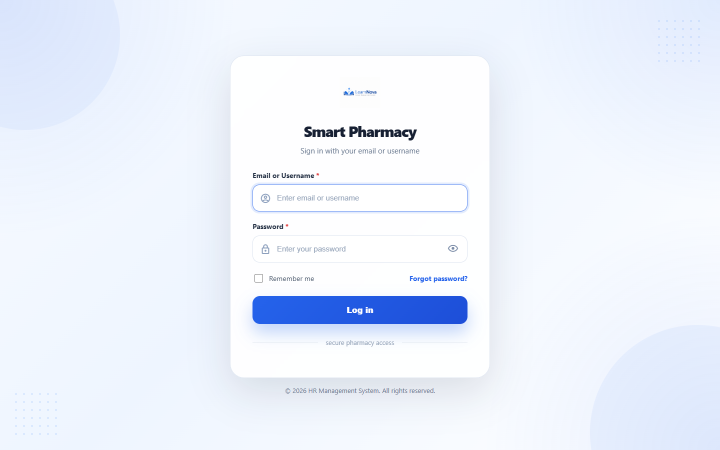
#> input picture deliverables/screenshots/raw/01-login.png, 1440 x 900 px (shown at 1/2 size); its folder holds only this picture in this run
$ python annotate_screenshots.py
#> lines starting #> are read from the running program, lines starting #| are printed output that depends on the picture
from __future__ import annotations

import math
import textwrap
from pathlib import Path

from PIL import Image, ImageDraw, ImageFont


ROOT = Path(__file__).resolve().parents[1]
RAW = ROOT / "screenshots" / "raw"
OUT = ROOT / "screenshots" / "annotated"
OUT.mkdir(parents=True, exist_ok=True)

FONT = Path(r"C:\Windows\Fonts\arial.ttf")
BOLD = Path(r"C:\Windows\Fonts\arialbd.ttf")


def font(size: int, bold: bool = False) -> ImageFont.FreeTypeFont:
    path = BOLD if bold and BOLD.exists() else FONT
    return ImageFont.truetype(str(path), size=size) if path.exists() else ImageFont.load_default()


def arrow(draw: ImageDraw.ImageDraw, start: tuple[int, int], end: tuple[int, int], color: str) -> None:
    draw.line([start, end], fill=color, width=5)
    angle = math.atan2(end[1] - start[1], end[0] - start[0])
    head_len = 18
    head_ang = math.pi / 7
    p1 = (
        end[0] - head_len * math.cos(angle - head_ang),
        end[1] - head_len * math.sin(angle - head_ang),
    )
    p2 = (
        end[0] - head_len * math.cos(angle + head_ang),
        end[1] - head_len * math.sin(angle + head_ang),
    )
    draw.polygon([end, p1, p2], fill=color)


def label(
    base: Image.Image,
    text: str,
    box_xy: tuple[int, int],
    target: tuple[int, int],
    color: str = "#2563EB",
    max_width: int = 290,
) -> None:
    overlay = Image.new("RGBA", base.size, (255, 255, 255, 0))
    draw = ImageDraw.Draw(overlay)
    title_font = font(20, True)
    body_font = font(16)

    words = text.split(":", 1)
    title = words[0].strip()
    body = words[1].strip() if len(words) > 1 else ""
    lines = [title]
    if body:
        lines += textwrap.wrap(body, width=34)

    line_heights = [title_font.getbbox(lines[0])[3] - title_font.getbbox(lines[0])[1] + 4]
    for line in lines[1:]:
        bbox = body_font.getbbox(line)
        line_heights.append(bbox[3] - bbox[1] + 4)

    box_w = max_width
    box_h = 22 + sum(line_heights) + 18
    x, y = box_xy

    draw.rounded_rectangle(
        [x + 5, y + 7, x + box_w + 5, y + box_h + 7],
        radius=18,
        fill=(15, 23, 42, 38),
    )
    draw.rounded_rectangle(
        [x, y, x + box_w, y + box_h],
        radius=18,
        fill=(255, 255, 255, 236),
        outline=color,
        width=3,
    )

    draw.ellipse([x + 17, y + 17, x + 35, y + 35], fill=color)
    draw.text((x + 48, y + 14), title, font=title_font, fill="#0F172A")
    yy = y + 43
    for line in lines[1:]:
        draw.text((x + 22, yy), line, font=body_font, fill="#334155")
        yy += 22

    start = (x + box_w // 2, y + box_h)
    if target[1] < y:
        start = (x + box_w // 2, y)
    elif target[0] < x:
        start = (x, y + box_h // 2)
    elif target[0] > x + box_w:
        start = (x + box_w, y + box_h // 2)

    arrow(draw, start, target, color)
    base.alpha_composite(overlay)


module_callouts = {
    "01-login": [
        ("Secure access: Users sign in with email or username.", (930, 135), (820, 365), "#2563EB"),
        ("Authentication: Password field protects role-based access.", (120, 640), (720, 485), "#14B8A6"),
    ],
    "02-dashboard": [
        ("Business overview: Revenue, profit, activity, and top products are visible immediately.", (810, 118), (620, 455), "#2563EB"),
        ("Filters: Branch and date controls refine executive performance views.", (585, 675), (530, 293), "#F97316"),
    ],
    "03-smart-pos": [
        ("Fast product search: Cashier finds medicine by name, code, category, or barcode.", (90, 610), (255, 158), "#2563EB"),
        ("Current sale: Cart, discount, payment method, and checkout stay on one screen.", (940, 605), (1215, 492), "#14B8A6"),
    ],
    "04-pharmacy-setup": [
        ("Profile and branches: Maintain pharmacy identity, main branch, and branch details.", (780, 120), (915, 330), "#2563EB"),
        ("Settings: Currency, expiry warnings, receipt footer, and selling rules are configured here.", (150, 640), (640, 525), "#F97316"),
    ],
    "05-product-setup": [
        ("Product catalog: Products, types, categories, units, structures, and prices live together.", (780, 118), (665, 270), "#2563EB"),
        ("Action controls: Import, export, or add a new product from the same workspace.", (130, 655), (1250, 153), "#14B8A6"),
    ],
    "06-suppliers": [
        ("Supplier records: Supplier contacts and active status support controlled purchasing.", (790, 120), (610, 590), "#2563EB"),
        ("Management action: Add or update suppliers before purchase receiving.", (130, 650), (1230, 155), "#F97316"),
    ],
    "07-purchases": [
        ("Purchase receiving: Create purchase orders and receive stock into inventory batches.", (780, 110), (680, 525), "#2563EB"),
        ("Traceability: Supplier, branch, status, cost, and item data remain auditable.", (120, 645), (900, 595), "#14B8A6"),
    ],
    "08-inventory": [
        ("Batch stock control: Inventory is tracked by branch, batch, expiry, quantity, and cost.", (760, 115), (865, 595), "#2563EB"),
        ("Risk filters: Low stock, expiring, expired, and blocked stock can be isolated quickly.", (120, 650), (540, 470), "#F97316"),
    ],
    "09-inventory-movements": [
        ("Movement history: Every stock increase, sale, return, adjustment, and transfer is traceable.", (750, 115), (810, 560), "#2563EB"),
        ("Audit view: Before and after balances show the effect of each transaction.", (100, 650), (1025, 590), "#14B8A6"),
    ],
    "10-inventory-alerts": [
        ("Alert center: Low stock, out-of-stock, expiring, and expired risks are centralized.", (755, 116), (635, 575), "#2563EB"),
        ("Resolution workflow: Alerts can be read, resolved, ignored, or generated manually.", (95, 650), (1210, 155), "#F97316"),
    ],
    "11-stock-adjustments": [
        ("Controlled correction: Adjust damaged, expired, lost, found, or counted stock through approvals.", (730, 115), (640, 585), "#2563EB"),
        ("Status visibility: Draft, approved, rejected, and cancelled actions remain visible.", (105, 650), (920, 580), "#14B8A6"),
    ],
    "12-stock-transfers": [
        ("Branch movement: Transfer stock from source branch to destination branch in approved stages.", (735, 115), (650, 585), "#2563EB"),
        ("Dispatch and receive: Workflow separates approval, dispatch, and receiving accountability.", (105, 650), (915, 580), "#F97316"),
    ],
    "13-sales-history": [
        ("Sales history: Receipts, customers, totals, profit, and payment method are searchable.", (770, 118), (750, 585), "#2563EB"),
        ("Receipt control: Authorized users can review, cancel, or reprint receipts.", (105, 650), (1235, 585), "#14B8A6"),
    ],
    "14-sales-returns": [
        ("Return requests: Returned items are captured with condition, refund, and approval status.", (750, 115), (700, 585), "#2563EB"),
        ("Stock impact: Only sellable approved returns restore inventory.", (105, 650), (1080, 580), "#F97316"),
    ],
    "15-expenses": [
        ("Expense recording: Operational costs are categorized by branch, date, and payment method.", (750, 115), (685, 590), "#2563EB"),
        ("Closing impact: Cash expenses feed the daily expected-cash calculation.", (105, 650), (920, 455), "#14B8A6"),
    ],
    "16-daily-closing": [
        ("Cash accountability: Expected cash, counted cash, and differences are calculated per day.", (745, 115), (635, 595), "#2563EB"),
        ("Verification: Draft, submitted, verified, rejected, and recalculation states guide review.", (105, 650), (940, 590), "#F97316"),
    ],
    "17-report-center": [
        ("Report center: Sales, stock, purchases, profit, expenses, and prescriptions are organized here.", (750, 115), (695, 500), "#2563EB"),
        ("Export-ready insights: Managers can filter and export operational reports.", (105, 650), (1240, 160), "#14B8A6"),
    ],
    "18-profit-report": [
        ("Profit view: Net sales, cost sold, gross profit, expenses, and net profit are analyzed together.", (745, 115), (640, 475), "#2563EB"),
        ("Decision support: Date and branch filters turn transaction data into management insight.", (105, 650), (530, 295), "#F97316"),
    ],
    "19-users": [
        ("User administration: Staff accounts are tied to roles, branches, status, and permissions.", (720, 115), (710, 585), "#2563EB"),
        ("Access control: Add, edit, activate, deactivate, and reset credentials from one page.", (105, 650), (1220, 150), "#14B8A6"),
    ],
    "20-roles": [
        ("Role design: Permissions define what each role can see and do.", (740, 115), (655, 585), "#2563EB"),
        ("Least privilege: Approval rights are separated from normal operational entry.", (105, 650), (1115, 590), "#F97316"),
    ],
    "21-activity-logs": [
        ("Audit trail: Important actions are recorded with user, event, time, and details.", (755, 115), (785, 585), "#2563EB"),
        ("Investigation tools: Filters help owners review activity by log type and period.", (105, 650), (520, 465), "#14B8A6"),
    ],
    "22-quick-search": [
        ("Global search: Products, receipts, batches, transfers, expenses, and records can be found quickly.", (770, 130), (790, 50), "#2563EB"),
        ("Permission-aware results: Users only see records their role is allowed to open.", (115, 650), (745, 245), "#F97316"),
    ],
    "23-mobile-dashboard": [
        ("Responsive dashboard: Core metrics and filters adapt to narrow screens.", (45, 665), (190, 165), "#2563EB"),
    ],
    "24-mobile-pos": [
        ("Mobile POS: Search, cart, and payment remain usable on a phone-sized screen.", (42, 650), (205, 150), "#14B8A6"),
    ],
}

fallback = [
    ("Primary workspace: Use filters, actions, and table controls to manage the module.", (770, 115), (710, 590), "#2563EB"),
    ("Navigation: Sidebar keeps each workflow reachable from the same system shell.", (95, 650), (95, 455), "#14B8A6"),
]


for src in sorted(RAW.glob("*.png")):
    img = Image.open(src).convert("RGBA")
    callouts = module_callouts.get(src.stem, fallback)
    for text, pos, target, color in callouts:
        label(img, text, pos, target, color=color)
    out = OUT / src.name
    img.convert("RGB").save(out, quality=92)
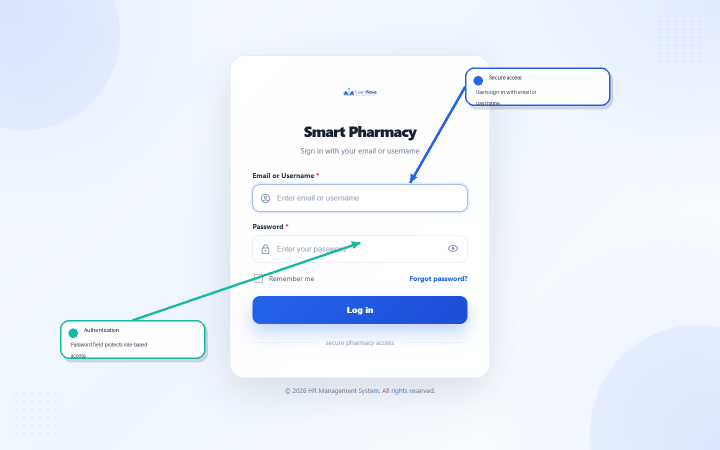
#> saved as 01-login.png: PIL image 1440x900 RGB (shown at 1/2 size); mean R, G, B 235, 241.4, 251.8
    print(out)

$ run again, on deliverables/screenshots/raw/05-product-setup.png
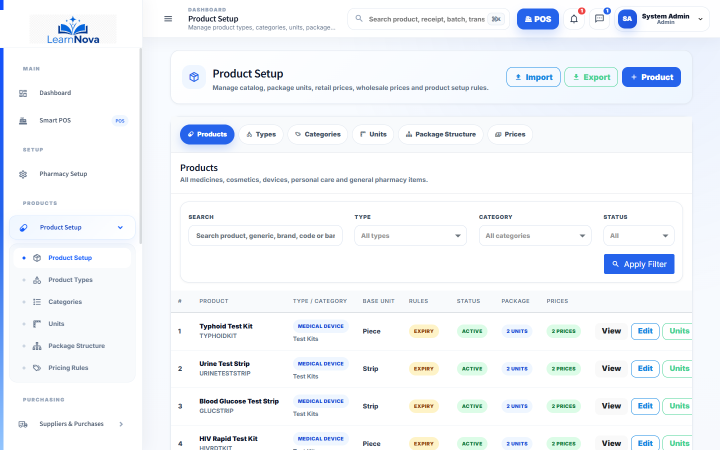
#> input picture deliverables/screenshots/raw/05-product-setup.png, 1440 x 900 px (shown at 1/2 size)
#> after the loop `for text, pos, target, color in callouts:`:
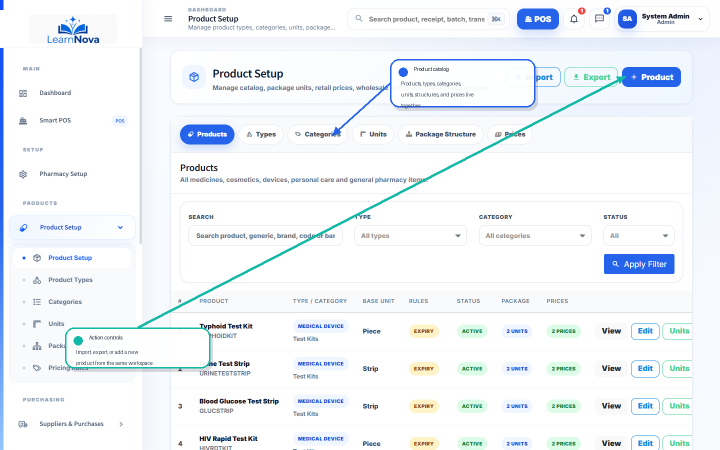
#> img: PIL image 1440x900 RGBA (shown at 1/2 size); mean R, G, B, A 240.2, 244.6, 249, 255

$ run again, on deliverables/screenshots/raw/06-suppliers.png
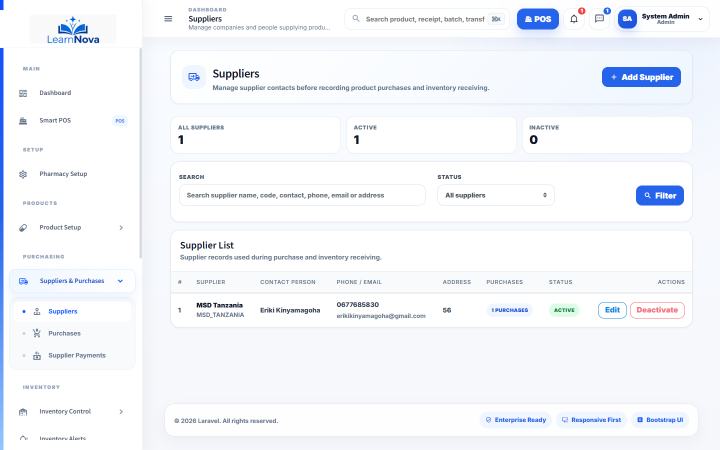
#> input picture deliverables/screenshots/raw/06-suppliers.png, 1440 x 900 px (shown at 1/2 size)
#> after the loop `for text, pos, target, color in callouts:`:
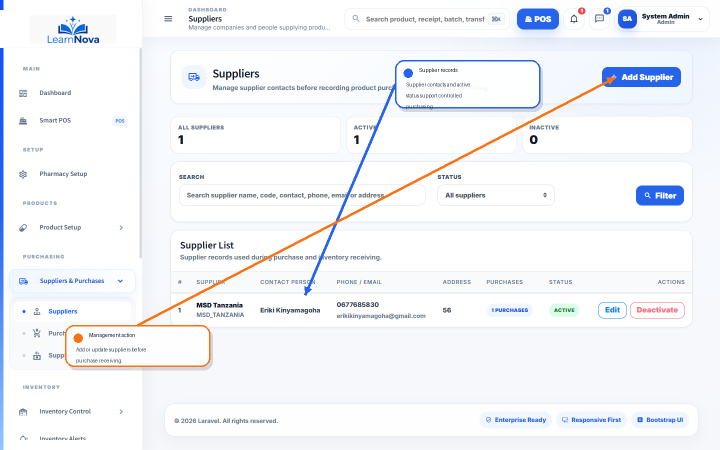
#> img: PIL image 1440x900 RGBA (shown at 1/2 size); mean R, G, B, A 242.7, 244.6, 249.1, 255

$ run again, on deliverables/screenshots/raw/07-purchases.png
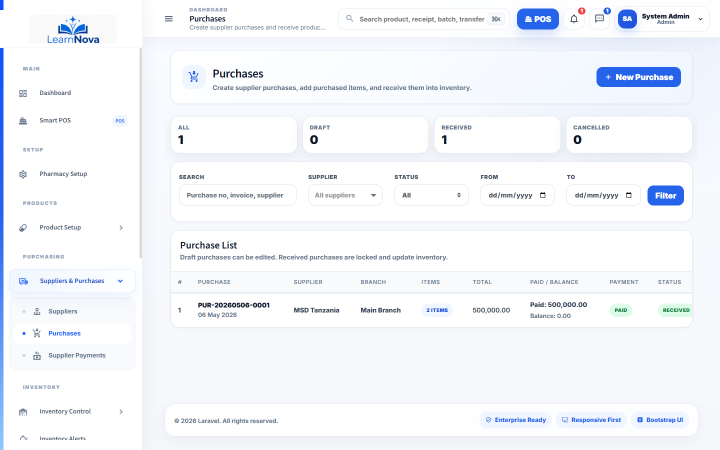
#> input picture deliverables/screenshots/raw/07-purchases.png, 1440 x 900 px (shown at 1/2 size)
#> after the loop `for text, pos, target, color in callouts:`:
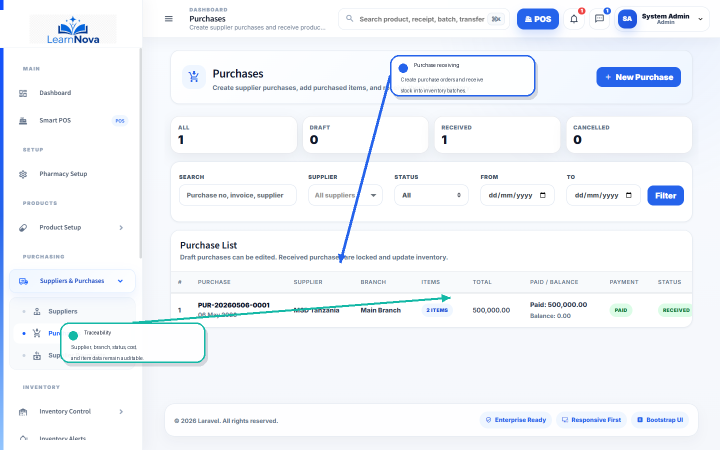
#> img: PIL image 1440x900 RGBA (shown at 1/2 size); mean R, G, B, A 241.5, 244.9, 249.8, 255

$ run again, on deliverables/screenshots/raw/02-dashboard.png
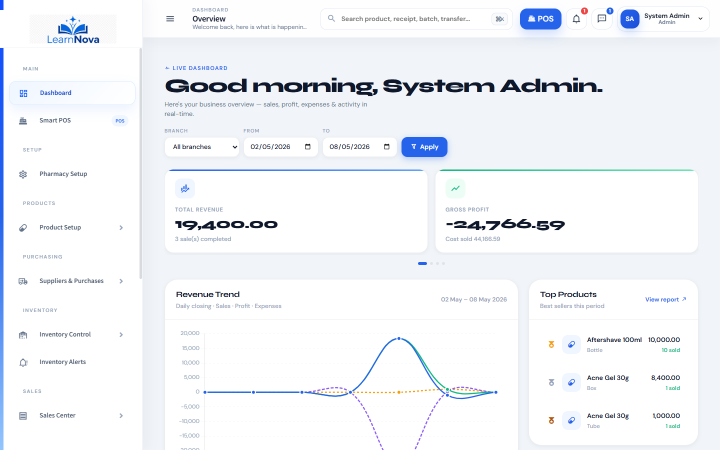
#> input picture deliverables/screenshots/raw/02-dashboard.png, 1440 x 900 px (shown at 1/2 size)
#> after the loop `for text, pos, target, color in callouts:`:
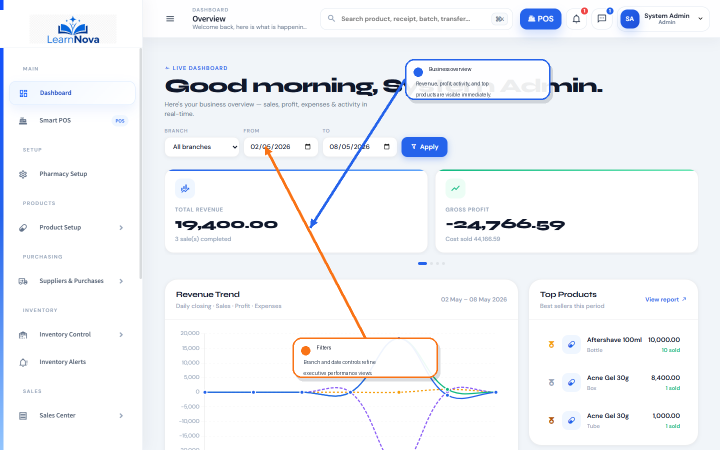
#> img: PIL image 1440x900 RGBA (shown at 1/2 size); mean R, G, B, A 241.5, 243.8, 247.5, 255
